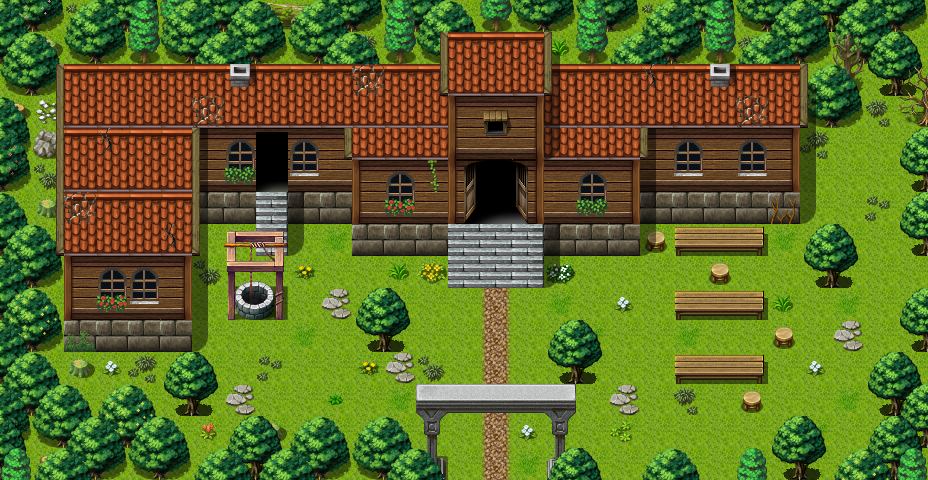

A level layout from a 2D game, rendered from its tile map. Below: a short description, then the map file with tile-grid data replaced by summaries:
An orthogonal 29x15 tile map with 32x32 px tiles, 3 tile layers (Ground, Objects, Above), 1 hidden layer not drawn, 80 tilesets and 3 objects (3x mapchange).

<map version="1.10" tiledversion="1.11.2" orientation="orthogonal" renderorder="right-down" width="29" height="15" tilewidth="32" tileheight="32" infinite="0" nextlayerid="9" nextobjectid="4">
 <tileset firstgid="1" name="map_bed_1" tilewidth="32" tileheight="32" tilecount="160" columns="16">
  <image source="../drawable/map_bed_1.png" width="512" height="320" />
 </tileset>
 <tileset firstgid="161" name="map_border_1" tilewidth="32" tileheight="32" tilecount="128" columns="16">
  <image source="../drawable/map_border_1.png" width="512" height="256" />
 </tileset>
 <tileset firstgid="289" name="map_bridge_1" tilewidth="32" tileheight="32" tilecount="128" columns="16">
  <image source="../drawable/map_bridge_1.png" width="512" height="256" />
 </tileset>
 <tileset firstgid="417" name="map_bridge_2" tilewidth="32" tileheight="32" tilecount="128" columns="16">
  <image source="../drawable/map_bridge_2.png" width="512" height="256" />
 </tileset>
 <tileset firstgid="545" name="map_broken_1" tilewidth="32" tileheight="32" tilecount="128" columns="16">
  <image source="../drawable/map_broken_1.png" width="512" height="256" />
 </tileset>
 <tileset firstgid="673" name="map_cavewall_1" tilewidth="32" tileheight="32" tilecount="108" columns="18">
  <image source="../drawable/map_cavewall_1.png" width="576" height="192" />
 </tileset>
 <tileset firstgid="781" name="map_cavewall_2" tilewidth="32" tileheight="32" tilecount="108" columns="18">
  <image source="../drawable/map_cavewall_2.png" width="576" height="192" />
 </tileset>
 <tileset firstgid="889" name="map_cavewall_3" tilewidth="32" tileheight="32" tilecount="108" columns="18">
  <image source="../drawable/map_cavewall_3.png" width="576" height="192" />
 </tileset>
 <tileset firstgid="997" name="map_cavewall_4" tilewidth="32" tileheight="32" tilecount="108" columns="18">
  <image source="../drawable/map_cavewall_4.png" width="576" height="192" />
 </tileset>
 <tileset firstgid="1105" name="map_chair_table_1" tilewidth="32" tileheight="32" tilecount="128" columns="16">
  <image source="../drawable/map_chair_table_1.png" width="512" height="256" />
 </tileset>
 <tileset firstgid="1233" name="map_chair_table_2" tilewidth="32" tileheight="32" tilecount="128" columns="16">
  <image source="../drawable/map_chair_table_2.png" width="512" height="256" />
 </tileset>
 <tileset firstgid="1361" name="map_crate_1" tilewidth="32" tileheight="32" tilecount="128" columns="16">
  <image source="../drawable/map_crate_1.png" width="512" height="256" />
 </tileset>
 <tileset firstgid="1489" name="map_cupboard_1" tilewidth="32" tileheight="32" tilecount="128" columns="16">
  <image source="../drawable/map_cupboard_1.png" width="512" height="256" />
 </tileset>
 <tileset firstgid="1617" name="map_curtain_1" tilewidth="32" tileheight="32" tilecount="128" columns="16">
  <image source="../drawable/map_curtain_1.png" width="512" height="256" />
 </tileset>
 <tileset firstgid="1745" name="map_entrance_1" tilewidth="32" tileheight="32" tilecount="128" columns="16">
  <image source="../drawable/map_entrance_1.png" width="512" height="256" />
 </tileset>
 <tileset firstgid="1873" name="map_entrance_2" tilewidth="32" tileheight="32" tilecount="128" columns="16">
  <image source="../drawable/map_entrance_2.png" width="512" height="256" />
 </tileset>
 <tileset firstgid="2001" name="map_fence_1" tilewidth="32" tileheight="32" tilecount="128" columns="16">
  <image source="../drawable/map_fence_1.png" width="512" height="256" />
 </tileset>
 <tileset firstgid="2129" name="map_fence_2" tilewidth="32" tileheight="32" tilecount="128" columns="16">
  <image source="../drawable/map_fence_2.png" width="512" height="256" />
 </tileset>
 <tileset firstgid="2257" name="map_fence_3" tilewidth="32" tileheight="32" tilecount="128" columns="16">
  <image source="../drawable/map_fence_3.png" width="512" height="256" />
 </tileset>
 <tileset firstgid="2385" name="map_fence_4" tilewidth="32" tileheight="32" tilecount="128" columns="16">
  <image source="../drawable/map_fence_4.png" width="512" height="256" />
 </tileset>
 <tileset firstgid="2513" name="map_ground_1" tilewidth="32" tileheight="32" tilecount="128" columns="16">
  <image source="../drawable/map_ground_1.png" width="512" height="256" />
 </tileset>
 <tileset firstgid="2641" name="map_ground_2" tilewidth="32" tileheight="32" tilecount="128" columns="16">
  <image source="../drawable/map_ground_2.png" width="512" height="256" />
 </tileset>
 <tileset firstgid="2769" name="map_ground_3" tilewidth="32" tileheight="32" tilecount="128" columns="16">
  <image source="../drawable/map_ground_3.png" width="512" height="256" />
 </tileset>
 <tileset firstgid="2897" name="map_ground_4" tilewidth="32" tileheight="32" tilecount="128" columns="16">
  <image source="../drawable/map_ground_4.png" width="512" height="256" />
 </tileset>
 <tileset firstgid="3025" name="map_ground_5" tilewidth="32" tileheight="32" tilecount="128" columns="16">
  <image source="../drawable/map_ground_5.png" width="512" height="256" />
 </tileset>
 <tileset firstgid="3153" name="map_ground_6" tilewidth="32" tileheight="32" tilecount="128" columns="16">
  <image source="../drawable/map_ground_6.png" width="512" height="256" />
 </tileset>
 <tileset firstgid="3281" name="map_ground_7" tilewidth="32" tileheight="32" tilecount="128" columns="16">
  <image source="../drawable/map_ground_7.png" width="512" height="256" />
 </tileset>
 <tileset firstgid="3409" name="map_ground_8" tilewidth="32" tileheight="32" tilecount="128" columns="16">
  <image source="../drawable/map_ground_8.png" width="512" height="256" />
 </tileset>
 <tileset firstgid="3537" name="map_house_1" tilewidth="32" tileheight="32" tilecount="128" columns="16">
  <image source="../drawable/map_house_1.png" width="512" height="256" />
 </tileset>
 <tileset firstgid="3665" name="map_house_2" tilewidth="32" tileheight="32" tilecount="128" columns="16">
  <image source="../drawable/map_house_2.png" width="512" height="256" />
 </tileset>
 <tileset firstgid="3793" name="map_indoor_1" tilewidth="32" tileheight="32" tilecount="128" columns="16">
  <image source="../drawable/map_indoor_1.png" width="512" height="256" />
 </tileset>
 <tileset firstgid="3921" name="map_indoor_2" tilewidth="32" tileheight="32" tilecount="128" columns="16">
  <image source="../drawable/map_indoor_2.png" width="512" height="256" />
 </tileset>
 <tileset firstgid="4049" name="map_kitchen_1" tilewidth="32" tileheight="32" tilecount="128" columns="16">
  <image source="../drawable/map_kitchen_1.png" width="512" height="256" />
 </tileset>
 <tileset firstgid="4177" name="map_outdoor_1" tilewidth="32" tileheight="32" tilecount="128" columns="16">
  <image source="../drawable/map_outdoor_1.png" width="512" height="256" />
 </tileset>
 <tileset firstgid="4305" name="map_pillar_1" tilewidth="32" tileheight="32" tilecount="128" columns="16">
  <image source="../drawable/map_pillar_1.png" width="512" height="256" />
 </tileset>
 <tileset firstgid="4433" name="map_pillar_2" tilewidth="32" tileheight="32" tilecount="128" columns="16">
  <image source="../drawable/map_pillar_2.png" width="512" height="256" />
 </tileset>
 <tileset firstgid="4561" name="map_plant_1" tilewidth="32" tileheight="32" tilecount="128" columns="16">
  <image source="../drawable/map_plant_1.png" width="512" height="256" />
 </tileset>
 <tileset firstgid="4689" name="map_plant_2" tilewidth="32" tileheight="32" tilecount="128" columns="16">
  <image source="../drawable/map_plant_2.png" width="512" height="256" />
 </tileset>
 <tileset firstgid="4817" name="map_rock_1" tilewidth="32" tileheight="32" tilecount="128" columns="16">
  <image source="../drawable/map_rock_1.png" width="512" height="256" />
 </tileset>
 <tileset firstgid="4945" name="map_rock_2" tilewidth="32" tileheight="32" tilecount="128" columns="16">
  <image source="../drawable/map_rock_2.png" width="512" height="256" />
 </tileset>
 <tileset firstgid="5073" name="map_roof_1" tilewidth="32" tileheight="32" tilecount="128" columns="16">
  <image source="../drawable/map_roof_1.png" width="512" height="256" />
 </tileset>
 <tileset firstgid="5201" name="map_roof_2" tilewidth="32" tileheight="32" tilecount="128" columns="16">
  <image source="../drawable/map_roof_2.png" width="512" height="256" />
 </tileset>
 <tileset firstgid="5329" name="map_roof_3" tilewidth="32" tileheight="32" tilecount="128" columns="16">
  <image source="../drawable/map_roof_3.png" width="512" height="256" />
 </tileset>
 <tileset firstgid="5457" name="map_shop_1" tilewidth="32" tileheight="32" tilecount="128" columns="16">
  <image source="../drawable/map_shop_1.png" width="512" height="256" />
 </tileset>
 <tileset firstgid="5585" name="map_sign_ladder_1" tilewidth="32" tileheight="32" tilecount="128" columns="16">
  <image source="../drawable/map_sign_ladder_1.png" width="512" height="256" />
 </tileset>
 <tileset firstgid="5713" name="map_table_1" tilewidth="32" tileheight="32" tilecount="128" columns="16">
  <image source="../drawable/map_table_1.png" width="512" height="256" />
 </tileset>
 <tileset firstgid="5841" name="map_trail_1" tilewidth="32" tileheight="32" tilecount="128" columns="16">
  <image source="../drawable/map_trail_1.png" width="512" height="256" />
 </tileset>
 <tileset firstgid="5969" name="map_transition_1" tilewidth="32" tileheight="32" tilecount="128" columns="16">
  <image source="../drawable/map_transition_1.png" width="512" height="256" />
 </tileset>
 <tileset firstgid="6097" name="map_transition_2" tilewidth="32" tileheight="32" tilecount="128" columns="16">
  <image source="../drawable/map_transition_2.png" width="512" height="256" />
 </tileset>
 <tileset firstgid="6225" name="map_transition_3" tilewidth="32" tileheight="32" tilecount="128" columns="16">
  <image source="../drawable/map_transition_3.png" width="512" height="256" />
 </tileset>
 <tileset firstgid="6353" name="map_transition_4" tilewidth="32" tileheight="32" tilecount="128" columns="16">
  <image source="../drawable/map_transition_4.png" width="512" height="256" />
 </tileset>
 <tileset firstgid="6481" name="map_transition_5" tilewidth="32" tileheight="32" tilecount="128" columns="16">
  <image source="../drawable/map_transition_5.png" width="512" height="256" />
 </tileset>
 <tileset firstgid="6609" name="map_tree_1" tilewidth="32" tileheight="32" tilecount="128" columns="16">
  <image source="../drawable/map_tree_1.png" width="512" height="256" />
 </tileset>
 <tileset firstgid="6737" name="map_tree_2" tilewidth="32" tileheight="32" tilecount="128" columns="16">
  <image source="../drawable/map_tree_2.png" width="512" height="256" />
 </tileset>
 <tileset firstgid="6865" name="map_wall_1" tilewidth="32" tileheight="32" tilecount="128" columns="16">
  <image source="../drawable/map_wall_1.png" width="512" height="256" />
 </tileset>
 <tileset firstgid="6993" name="map_wall_2" tilewidth="32" tileheight="32" tilecount="120" columns="15">
  <image source="../drawable/map_wall_2.png" width="480" height="256" />
 </tileset>
 <tileset firstgid="7113" name="map_wall_3" tilewidth="32" tileheight="32" tilecount="120" columns="15">
  <image source="../drawable/map_wall_3.png" width="480" height="256" />
 </tileset>
 <tileset firstgid="7233" name="map_wall_4" tilewidth="32" tileheight="32" tilecount="120" columns="15">
  <image source="../drawable/map_wall_4.png" width="480" height="256" />
 </tileset>
 <tileset firstgid="7353" name="map_window_1" tilewidth="32" tileheight="32" tilecount="128" columns="16">
  <image source="../drawable/map_window_1.png" width="512" height="256" />
 </tileset>
 <tileset firstgid="7481" name="map_window_2" tilewidth="32" tileheight="32" tilecount="128" columns="16">
  <image source="../drawable/map_window_2.png" width="512" height="256" />
 </tileset>
 <tileset firstgid="7609" name="map_chair_table_1" tilewidth="32" tileheight="32" tilecount="128" columns="16">
  <image source="../drawable/map_chair_table_1.png" width="512" height="256" />
 </tileset>
 <tileset firstgid="7737" name="map_trail_1" tilewidth="32" tileheight="32" tilecount="128" columns="16">
  <image source="../drawable/map_trail_1.png" width="512" height="256" />
 </tileset>
 <tileset firstgid="7865" name="map_rock_1" tilewidth="32" tileheight="32" tilecount="128" columns="16">
  <image source="../drawable/map_rock_1.png" width="512" height="256" />
 </tileset>
 <tileset firstgid="7993" name="map_ground_1" tilewidth="32" tileheight="32" tilecount="128" columns="16">
  <image source="../drawable/map_ground_1.png" width="512" height="256" />
 </tileset>
 <tileset firstgid="8121" name="map_entrance_1" tilewidth="32" tileheight="32" tilecount="128" columns="16">
  <image source="../drawable/map_entrance_1.png" width="512" height="256" />
 </tileset>
 <tileset firstgid="8249" name="map_wall_3" tilewidth="32" tileheight="32" tilecount="120" columns="15">
  <image source="../drawable/map_wall_3.png" width="480" height="256" />
 </tileset>
 <tileset firstgid="8369" name="map_tree_3" tilewidth="32" tileheight="32" tilecount="544" columns="32">
  <image source="../drawable/map_tree_3.png" width="1024" height="544" />
 </tileset>
 <tileset firstgid="8913" name="map_window_1" tilewidth="32" tileheight="32" tilecount="128" columns="16">
  <image source="../drawable/map_window_1.png" width="512" height="256" />
 </tileset>
 <tileset firstgid="9041" name="map_tree_1" tilewidth="32" tileheight="32" tilecount="128" columns="16">
  <image source="../drawable/map_tree_1.png" width="512" height="256" />
 </tileset>
 <tileset firstgid="9169" name="map_tree_2" tilewidth="32" tileheight="32" tilecount="128" columns="16">
  <image source="../drawable/map_tree_2.png" width="512" height="256" />
 </tileset>
 <tileset firstgid="9297" name="map_trail_1" tilewidth="32" tileheight="32" tilecount="128" columns="16">
  <image source="../drawable/map_trail_1.png" width="512" height="256" />
 </tileset>
 <tileset firstgid="9425" name="map_outdoor_1" tilewidth="32" tileheight="32" tilecount="128" columns="16">
  <image source="../drawable/map_outdoor_1.png" width="512" height="256" />
 </tileset>
 <tileset firstgid="9553" name="map_fence_1" tilewidth="32" tileheight="32" tilecount="128" columns="16">
  <image source="../drawable/map_fence_1.png" width="512" height="256" />
 </tileset>
 <tileset firstgid="9681" name="map_entrance_2" tilewidth="32" tileheight="32" tilecount="128" columns="16">
  <image source="../drawable/map_entrance_2.png" width="512" height="256" />
 </tileset>
 <tileset firstgid="9809" name="map_tree_1" tilewidth="32" tileheight="32" tilecount="128" columns="16">
  <image source="../drawable/map_tree_1.png" width="512" height="256" />
 </tileset>
 <tileset firstgid="9937" name="map_ground_2" tilewidth="32" tileheight="32" tilecount="128" columns="16">
  <image source="../drawable/map_ground_2.png" width="512" height="256" />
 </tileset>
 <tileset firstgid="10065" name="map_wall_2" tilewidth="32" tileheight="32" tilecount="120" columns="15">
  <image source="../drawable/map_wall_2.png" width="480" height="256" />
 </tileset>
 <tileset firstgid="10185" name="map_plant_1" tilewidth="32" tileheight="32" tilecount="128" columns="16">
  <image source="../drawable/map_plant_1.png" width="512" height="256" />
 </tileset>
 <tileset firstgid="10313" name="map_roof_1" tilewidth="32" tileheight="32" tilecount="128" columns="16">
  <image source="../drawable/map_roof_1.png" width="512" height="256" />
 </tileset>
 <tileset firstgid="10441" name="map_brightport" tilewidth="32" tileheight="32" tilecount="112" columns="16">
  <image source="../drawable/map_brightport.png" width="512" height="224" />
 </tileset>
 <layer id="1" name="Ground" width="29" height="15">
  <data>[435 cells, 435 non-empty, 12 distinct tile ids]</data>
 </layer>
 <layer id="2" name="Objects" width="29" height="15">
  <data>[435 cells, 211 non-empty, 64 distinct tile ids]</data>
 </layer>
 <layer id="3" name="Above" width="29" height="15">
  <data>[435 cells, 144 non-empty, 29 distinct tile ids]</data>
 </layer>
 <layer id="4" name="Walkable" width="29" height="15" visible="0">
  <data>[435 cells, 270 non-empty, 1 distinct tile ids]</data>
 </layer>
 <objectgroup id="5" name="Mapevents" visible="0">
  <object id="1" name="south" type="mapchange" x="448" y="448" width="96" height="32">
   <properties>
    <property name="map" value="brightport1" />
    <property name="place" value="north" />
   </properties>
  </object>
  <object id="2" name="school" type="mapchange" x="480" y="192" width="32" height="32">
   <properties>
    <property name="map" value="brightport_school" />
    <property name="place" value="entrance" />
   </properties>
  </object>
  <object id="3" name="school1" type="mapchange" x="256" y="160" width="32" height="32">
   <properties>
    <property name="map" value="brightport_school3" />
    <property name="place" value="entrance" />
   </properties>
  </object>
 </objectgroup>
 <objectgroup id="6" name="Spawn" visible="0" />
 <objectgroup id="7" name="Keys" />
 <objectgroup id="8" name="Replace" />
</map>
